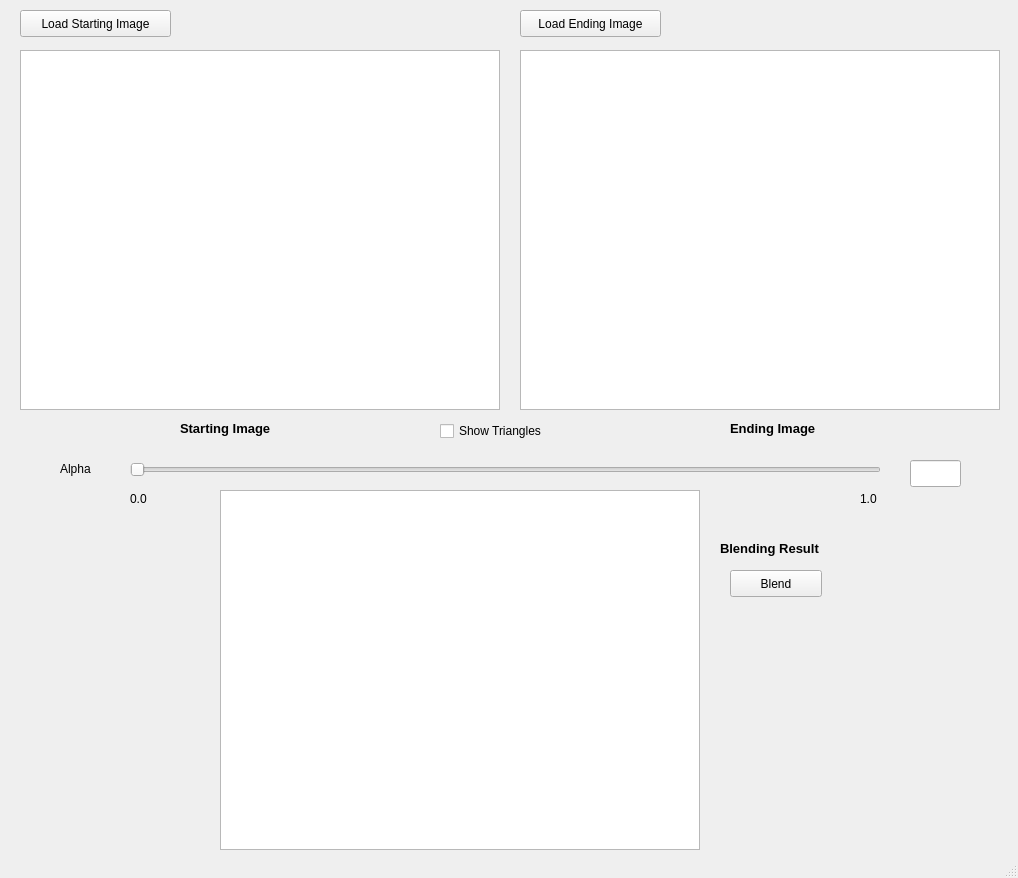
<?xml version="1.0" encoding="UTF-8"?>
<ui version="4.0">
 <class>MainWindow</class>
 <widget class="QMainWindow" name="MainWindow">
  <property name="geometry">
   <rect>
    <x>0</x>
    <y>0</y>
    <width>1018</width>
    <height>878</height>
   </rect>
  </property>
  <property name="windowTitle">
   <string>MainWindow</string>
  </property>
  <widget class="QWidget" name="centralwidget">
   <widget class="QPushButton" name="btnStart">
    <property name="geometry">
     <rect>
      <x>20</x>
      <y>10</y>
      <width>151</width>
      <height>27</height>
     </rect>
    </property>
    <property name="text">
     <string>Load Starting Image</string>
    </property>
   </widget>
   <widget class="QPushButton" name="btnEnd">
    <property name="geometry">
     <rect>
      <x>520</x>
      <y>10</y>
      <width>141</width>
      <height>27</height>
     </rect>
    </property>
    <property name="text">
     <string>Load Ending Image</string>
    </property>
   </widget>
   <widget class="QGraphicsView" name="graEnd">
    <property name="geometry">
     <rect>
      <x>520</x>
      <y>50</y>
      <width>480</width>
      <height>360</height>
     </rect>
    </property>
   </widget>
   <widget class="QLabel" name="lblStart">
    <property name="geometry">
     <rect>
      <x>180</x>
      <y>420</y>
      <width>111</width>
      <height>17</height>
     </rect>
    </property>
    <property name="text">
     <string>&lt;!DOCTYPE HTML PUBLIC &quot;-//W3C//DTD HTML 4.0//EN&quot; &quot;http://www.w3.org/TR/REC-html40/strict.dtd&quot;&gt;
&lt;html&gt;&lt;head&gt;&lt;meta name=&quot;qrichtext&quot; content=&quot;1&quot; /&gt;&lt;style type=&quot;text/css&quot;&gt;
p, li { white-space: pre-wrap; }
&lt;/style&gt;&lt;/head&gt;&lt;body style=&quot; font-family:'Sans'; font-size:10pt; font-weight:400; font-style:normal;&quot;&gt;
&lt;p style=&quot; margin-top:0px; margin-bottom:0px; margin-left:0px; margin-right:0px; -qt-block-indent:0; text-indent:0px;&quot;&gt;&lt;span style=&quot; font-weight:600;&quot;&gt;Starting Image&lt;/span&gt;&lt;/p&gt;&lt;/body&gt;&lt;/html&gt;</string>
    </property>
   </widget>
   <widget class="QLabel" name="lblEnd">
    <property name="geometry">
     <rect>
      <x>730</x>
      <y>420</y>
      <width>101</width>
      <height>17</height>
     </rect>
    </property>
    <property name="text">
     <string>&lt;!DOCTYPE HTML PUBLIC &quot;-//W3C//DTD HTML 4.0//EN&quot; &quot;http://www.w3.org/TR/REC-html40/strict.dtd&quot;&gt;
&lt;html&gt;&lt;head&gt;&lt;meta name=&quot;qrichtext&quot; content=&quot;1&quot; /&gt;&lt;style type=&quot;text/css&quot;&gt;
p, li { white-space: pre-wrap; }
&lt;/style&gt;&lt;/head&gt;&lt;body style=&quot; font-family:'Sans'; font-size:10pt; font-weight:400; font-style:normal;&quot;&gt;
&lt;p style=&quot; margin-top:0px; margin-bottom:0px; margin-left:0px; margin-right:0px; -qt-block-indent:0; text-indent:0px;&quot;&gt;&lt;span style=&quot; font-weight:600;&quot;&gt;Ending Image&lt;/span&gt;&lt;/p&gt;&lt;/body&gt;&lt;/html&gt;</string>
    </property>
   </widget>
   <widget class="QCheckBox" name="chkTriangle">
    <property name="geometry">
     <rect>
      <x>440</x>
      <y>420</y>
      <width>131</width>
      <height>22</height>
     </rect>
    </property>
    <property name="text">
     <string>Show Triangles</string>
    </property>
   </widget>
   <widget class="QSlider" name="sliAlpha">
    <property name="geometry">
     <rect>
      <x>130</x>
      <y>460</y>
      <width>751</width>
      <height>20</height>
     </rect>
    </property>
    <property name="maximum">
     <number>20</number>
    </property>
    <property name="singleStep">
     <number>1</number>
    </property>
    <property name="orientation">
     <enum>Qt::Horizontal</enum>
    </property>
   </widget>
   <widget class="QLabel" name="lblAlpha">
    <property name="geometry">
     <rect>
      <x>60</x>
      <y>460</y>
      <width>41</width>
      <height>17</height>
     </rect>
    </property>
    <property name="text">
     <string>Alpha</string>
    </property>
   </widget>
   <widget class="QLineEdit" name="txtAlpha">
    <property name="geometry">
     <rect>
      <x>910</x>
      <y>460</y>
      <width>51</width>
      <height>27</height>
     </rect>
    </property>
   </widget>
   <widget class="QLabel" name="lbl00">
    <property name="geometry">
     <rect>
      <x>130</x>
      <y>490</y>
      <width>62</width>
      <height>17</height>
     </rect>
    </property>
    <property name="text">
     <string>0.0</string>
    </property>
   </widget>
   <widget class="QLabel" name="lbl10">
    <property name="geometry">
     <rect>
      <x>860</x>
      <y>490</y>
      <width>31</width>
      <height>17</height>
     </rect>
    </property>
    <property name="text">
     <string>1.0</string>
    </property>
   </widget>
   <widget class="QGraphicsView" name="graBlend">
    <property name="geometry">
     <rect>
      <x>220</x>
      <y>490</y>
      <width>480</width>
      <height>360</height>
     </rect>
    </property>
   </widget>
   <widget class="QLabel" name="lblBlend">
    <property name="geometry">
     <rect>
      <x>720</x>
      <y>540</y>
      <width>121</width>
      <height>17</height>
     </rect>
    </property>
    <property name="text">
     <string>&lt;!DOCTYPE HTML PUBLIC &quot;-//W3C//DTD HTML 4.0//EN&quot; &quot;http://www.w3.org/TR/REC-html40/strict.dtd&quot;&gt;
&lt;html&gt;&lt;head&gt;&lt;meta name=&quot;qrichtext&quot; content=&quot;1&quot; /&gt;&lt;style type=&quot;text/css&quot;&gt;
p, li { white-space: pre-wrap; }
&lt;/style&gt;&lt;/head&gt;&lt;body style=&quot; font-family:'Sans'; font-size:10pt; font-weight:400; font-style:normal;&quot;&gt;
&lt;p style=&quot; margin-top:0px; margin-bottom:0px; margin-left:0px; margin-right:0px; -qt-block-indent:0; text-indent:0px;&quot;&gt;&lt;span style=&quot; font-weight:600;&quot;&gt;Blending Result&lt;/span&gt;&lt;/p&gt;&lt;/body&gt;&lt;/html&gt;</string>
    </property>
   </widget>
   <widget class="QPushButton" name="btnBlend">
    <property name="geometry">
     <rect>
      <x>730</x>
      <y>570</y>
      <width>92</width>
      <height>27</height>
     </rect>
    </property>
    <property name="text">
     <string>Blend</string>
    </property>
   </widget>
   <widget class="QGraphicsView" name="graStart">
    <property name="geometry">
     <rect>
      <x>20</x>
      <y>50</y>
      <width>480</width>
      <height>360</height>
     </rect>
    </property>
   </widget>
  </widget>
  <widget class="QStatusBar" name="statusbar"/>
 </widget>
 <resources/>
 <connections/>
</ui>
